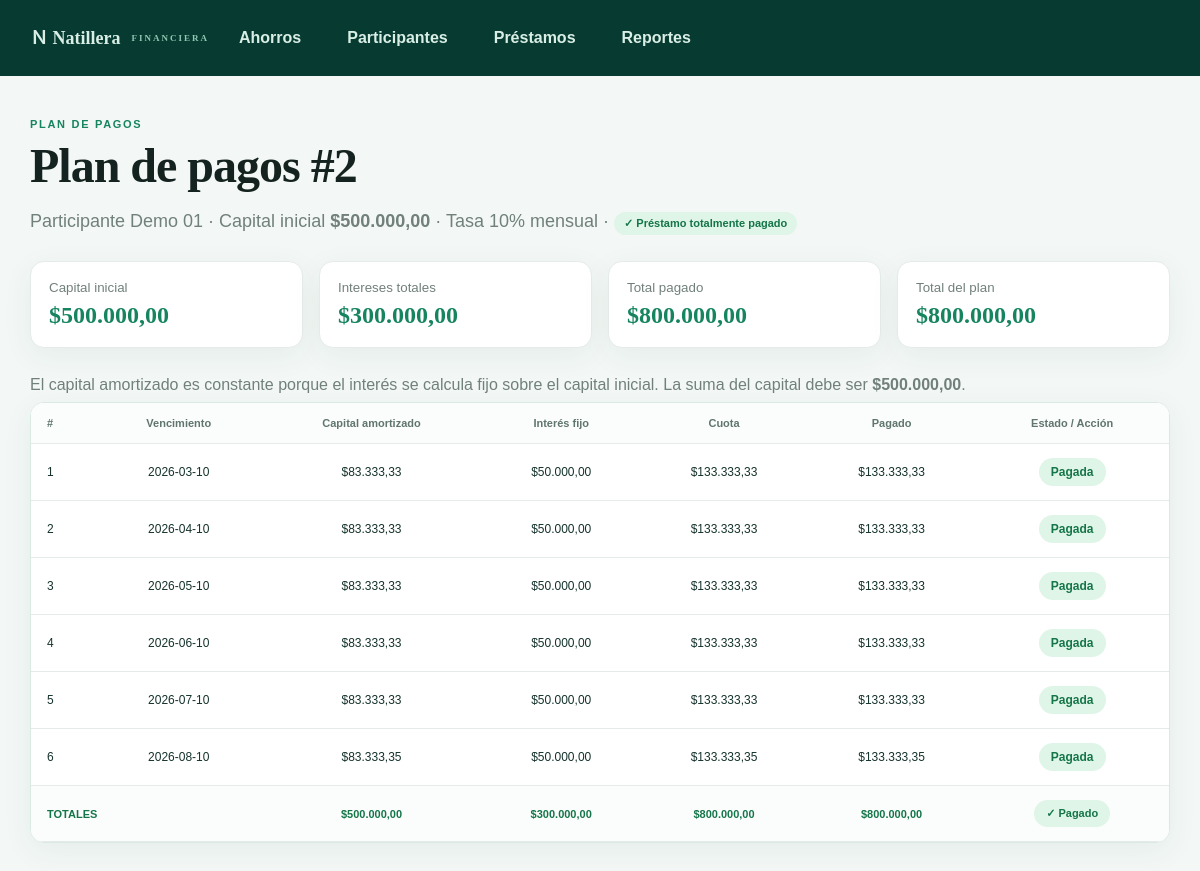
The app's page /loans/2 with its own data.
### tables this page shows
CREATE TABLE `loans` (
  `id` int NOT NULL AUTO_INCREMENT,
  `participant_id` int NOT NULL,
  `principal` decimal(12,2) NOT NULL,
  `monthly_rate` decimal(8,6) NOT NULL,
  `term_months` int NOT NULL,
  `start_date` date NOT NULL,
  `status` varchar(20) NOT NULL,
  `loan_type` varchar(20) NOT NULL DEFAULT 'PARTICIPANT',
  `referred_name` varchar(160) DEFAULT NULL,
  `referred_document` varchar(30) DEFAULT NULL,
  PRIMARY KEY (`id`),
  KEY `participant_id` (`participant_id`),
  CONSTRAINT `loans_ibfk_1` FOREIGN KEY (`participant_id`) REFERENCES `participants` (`id`)
);

CREATE TABLE `participants` (
  `id` int NOT NULL AUTO_INCREMENT,
  `document` varchar(30) NOT NULL,
  `full_name` varchar(160) NOT NULL,
  `phone` varchar(30) DEFAULT NULL,
  `email` varchar(160) DEFAULT NULL,
  `active` tinyint(1) NOT NULL,
  `created_at` datetime NOT NULL DEFAULT (now()),
  PRIMARY KEY (`id`),
  UNIQUE KEY `document` (`document`)
);

CREATE TABLE `loan_installments` (
  `id` int NOT NULL AUTO_INCREMENT,
  `loan_id` int NOT NULL,
  `installment_number` int NOT NULL,
  `due_date` date NOT NULL,
  `principal_amount` decimal(12,2) NOT NULL,
  `interest_amount` decimal(12,2) NOT NULL,
  `total_amount` decimal(12,2) NOT NULL,
  `paid_amount` decimal(12,2) NOT NULL,
  PRIMARY KEY (`id`),
  KEY `loan_id` (`loan_id`),
  CONSTRAINT `loan_installments_ibfk_1` FOREIGN KEY (`loan_id`) REFERENCES `loans` (`id`)
);

### src/LoanView.php (the view)
<?php
final class LoanView {
    public static function render(PDO $db,int $id): string {
        $s=$db->prepare('SELECT l.*,p.full_name FROM loans l JOIN participants p ON p.id=l.participant_id WHERE l.id=?');$s->execute([$id]);$loan=$s->fetch();if(!$loan)return '<section class="card"><h1>Préstamo no encontrado</h1></section>';
        $s=$db->prepare('SELECT * FROM loan_installments WHERE loan_id=? ORDER BY installment_number');$s->execute([$id]);$rows=$s->fetchAll();$total=array_sum(array_column($rows,'total_amount'));$paid=array_sum(array_column($rows,'paid_amount'));$interest=array_sum(array_column($rows,'interest_amount'));$capital=array_sum(array_column($rows,'principal_amount'));
        $status=(($loan['status']??'active')==='paid')?'<span class="loan-state paid">✓ Préstamo totalmente pagado</span>':'<span class="loan-state active">● Préstamo activo</span>';
        $html='<section class="hero"><span>PLAN DE PAGOS</span><h1>Plan de pagos #'.(int)$id.'</h1><p>'.htmlspecialchars($loan['full_name']).' · Capital inicial <strong>$'.number_format($loan['principal'],2,',','.').'</strong> · Tasa '.($loan['monthly_rate']*100).'% mensual · '.$status.'</p></section><div class="stats"><article class="card"><small>Capital inicial</small><strong>$'.number_format($loan['principal'],2,',','.').'</strong></article><article class="card"><small>Intereses totales</small><strong>$'.number_format($interest,2,',','.').'</strong></article><article class="card"><small>Total pagado</small><strong>$'.number_format($paid,2,',','.').'</strong></article><article class="card"><small>Total del plan</small><strong>$'.number_format($total,2,',','.').'</strong></article></div><p class="muted">El capital amortizado es constante porque el interés se calcula fijo sobre el capital inicial. La suma del capital debe ser <strong>$'.number_format($capital,2,',','.').'</strong>.</p><div class="table-wrap"><table><thead><tr><th>#</th><th>Vencimiento</th><th>Capital amortizado</th><th>Interés fijo</th><th>Cuota</th><th>Pagado</th><th>Estado / Acción</th></tr></thead><tbody>';
        foreach($rows as $r){$complete=(float)$r['paid_amount'] >= (float)$r['total_amount'];$html.='<tr><td>'.$r['installment_number'].'</td><td>'.$r['due_date'].'</td><td>$'.number_format($r['principal_amount'],2,',','.').'</td><td>$'.number_format($r['interest_amount'],2,',','.').'</td><td>$'.number_format($r['total_amount'],2,',','.').'</td><td>$'.number_format($r['paid_amount'],2,',','.').'</td><td>'.($complete?'<span class="badge">Pagada</span>':'<form method="post"><input type="hidden" name="action" value="installment"><input type="hidden" name="installment_id" value="'.$r['id'].'"><input name="amount" type="number" step="0.01" min="0" placeholder="Abono"><button>Guardar pago</button></form>').'</td></tr>';}
        $html.='</tbody><tfoot><tr><th colspan="2">TOTALES</th><th>$'.number_format($capital,2,',','.').'</th><th>$'.number_format($interest,2,',','.').'</th><th>$'.number_format($total,2,',','.').'</th><th><strong>$'.number_format($paid,2,',','.').'</strong></th><th>'.($paid >= $total?'<span class="badge">✓ Pagado</span>':'').'</th></tr></tfoot></table></div>';
        return $html;
    }
}

### public/static/app.css (style rules this page uses)
:root { --ink:#14231f;--muted:#71807a;--line:#e5ebe8;--bg:#f5f8f7;--nav:#0d332c;--accent:#16845e;--shadow:0 8px 30px #163c3210 }
* { box-sizing:border-box }
body { margin:0;background:var(--bg);color:var(--ink);font-family:'DM Sans',sans-serif }
h1,h2 { font-family:Manrope;color:var(--ink) }
h1 { font-size:34px;letter-spacing:-1px }
.muted,p { color:var(--muted) }
.muted { margin:8px 0 }
.card,table { background:#fff;box-shadow:var(--shadow) }
table { width:100%;border-collapse:collapse;min-width:900px }
th,td { padding:14px 10px;border-bottom:1px solid var(--line);text-align:center;font-size:12px }
th { color:var(--muted);font-size:11px;background:#fbfcfc }
th:first-child,td:first-child { text-align:left;padding-left:24px }
small { color:var(--muted) }
.card { border-radius:15px;padding:24px;margin:24px 0 }

### public/static/v2.css (style rules this page uses)
body { font-family:Manrope,Arial,sans-serif!important;background:#f3f8f6!important;color:#16332d }
.hero h1 { font-family:Georgia,serif;font-size:clamp(34px,5vw,58px) }
.table-wrap { border:1px solid #dbe9e3;box-shadow:0 10px 30px #153d3212 }
.table-wrap th { background:#fbfdfc;color:#60756d }
.table-wrap td,.table-wrap th { padding:18px 20px }
.badge { display:inline-block!important;padding:7px 12px;border-radius:999px;background:#dff4e9 }
.stats strong { font-family:Georgia,serif;font-size:36px;color:#16845e }
.muted { color:#71807a }
.person-status,.loan-state { display:inline-flex;padding:5px 10px;border-radius:15px;font-size:11px;font-weight:700 }
.person-status.active,.loan-state.paid { background:#dff5e8;color:#147548 }
.hero { margin-bottom:26px }
.hero>span { display:block;color:#16845e;font-size:11px;font-weight:700;letter-spacing:1.7px }
.hero h1 { margin:8px 0;font-family:Georgia,serif;font-size:48px }
.hero p { font-size:18px;color:#71807a }
.stats { display:grid;grid-template-columns:repeat(4,1fr);gap:16px;margin:22px 0 28px }
.stats .card { margin:0;border:1px solid #e5ebe8;border-radius:14px;padding:18px }
.stats .card small { display:block;color:#71807a }
.stats .card strong { display:block;font:700 24px Georgia;color:#16845e;margin-top:7px }
.table-wrap { background:#fff;border-radius:14px;overflow:auto;box-shadow:0 8px 30px #163c3210 }
.table-wrap table { min-width:1050px }
.table-wrap th,.table-wrap td { padding:14px 16px }
.table-wrap .badge { display:inline-block;padding:7px 12px;border-radius:999px;background:#dff5e8;color:#147548;font-weight:700 }
.table-wrap tfoot { background:#eef8f3;font-weight:700 }
.table-wrap tfoot th { color:#147548 }

### records on screen
loans: participant.full_name "Participante Demo 01", principal "500.000,00", $loan['monthly_rate']*100 "10"
loan_installments: installment_number "1", due_date "2026-03-10", principal_amount "83.333,33", interest_amount "50.000,00", total_amount "133.333,33", paid_amount "133.333,33", shows "Pagada"
loan_installments: installment_number "2", due_date "2026-04-10", principal_amount "83.333,33", interest_amount "50.000,00", total_amount "133.333,33", paid_amount "133.333,33", shows "Pagada"
loan_installments: installment_number "3", due_date "2026-05-10", principal_amount "83.333,33", interest_amount "50.000,00", total_amount "133.333,33", paid_amount "133.333,33", shows "Pagada"
loan_installments: installment_number "4", due_date "2026-06-10", principal_amount "83.333,33", interest_amount "50.000,00", total_amount "133.333,33", paid_amount "133.333,33", shows "Pagada"
loan_installments: installment_number "5", due_date "2026-07-10", principal_amount "83.333,33", interest_amount "50.000,00", total_amount "133.333,33", paid_amount "133.333,33", shows "Pagada"
loan_installments: installment_number "6", due_date "2026-08-10", principal_amount "83.333,35", interest_amount "50.000,00", total_amount "133.333,35", paid_amount "133.333,35", shows "Pagada"

### other values on screen
$id "2"
$interest "300.000,00"
$paid "800.000,00"
$total "800.000,00"
$capital "500.000,00"
